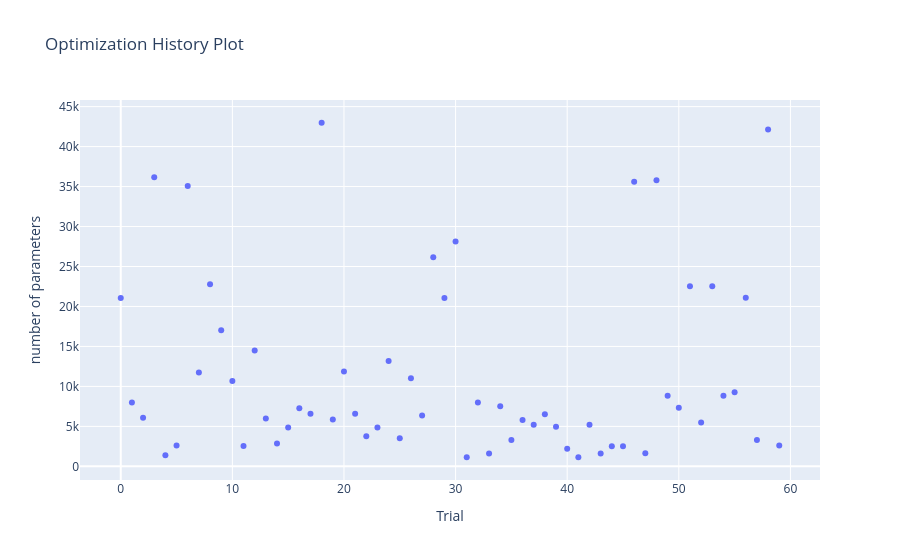

Notebook cell for this chart:
### Code cell
plot_optimization_history(study, target=lambda t: t.values[1], target_name="number of parameters")

### Figure 1 — Plotly figure (JSON) as saved in the notebook; plotly's stock layout.template omitted (floating-point values rounded to 4 significant figures)
{"data": [{"mode": "markers", "name": "number of parameters", "type": "scatter", "x": [0, 1, 2, 3, 4, 5, 6, 7, 8, 9, 10, 11, 12, 13, 14, 15, 16, 17, 18, 19, 20, 21, 22, 23, 24, 25, 26, 27, 28, 29, 30, 31, 32, 33, 34, 35, 36, 37, 38, 39, 40, 41, 42, 43, 44, 45, 46, 47, 48, 49, 50, 51, 52, 53, 54, 55, 56, 57, 58, 59], "y": [21064, 7976, 6082, 36148, 1396, 2616, 35072, 11750, 22768, 17024, 10692, 2556, 14508, 5980, 2868, 4872, 7260, 6576, 42980, 5868, 11868, 6576, 3756, 4872, 13172, 3508, 11008, 6364, 26158, 21064, 28120, 1140, 7976, 1600, 7524, 3296, 5800, 5216, 6520, 4952, 2188, 1140, 5216, 1600, 2522, 2522, 35610, 1638, 35792, 8826, 7338, 22540, 5478, 22540, 8826, 9260, 21088, 3304, 42126, 2616]}, {"marker": {"color": "#cccccc"}, "mode": "markers", "name": "Infeasible Trial", "showlegend": false, "type": "scatter", "x": [], "y": []}], "layout": {"title": {"text": "Optimization History Plot"}, "xaxis": {"title": {"text": "Trial"}}, "yaxis": {"title": {"text": "number of parameters"}}}}
